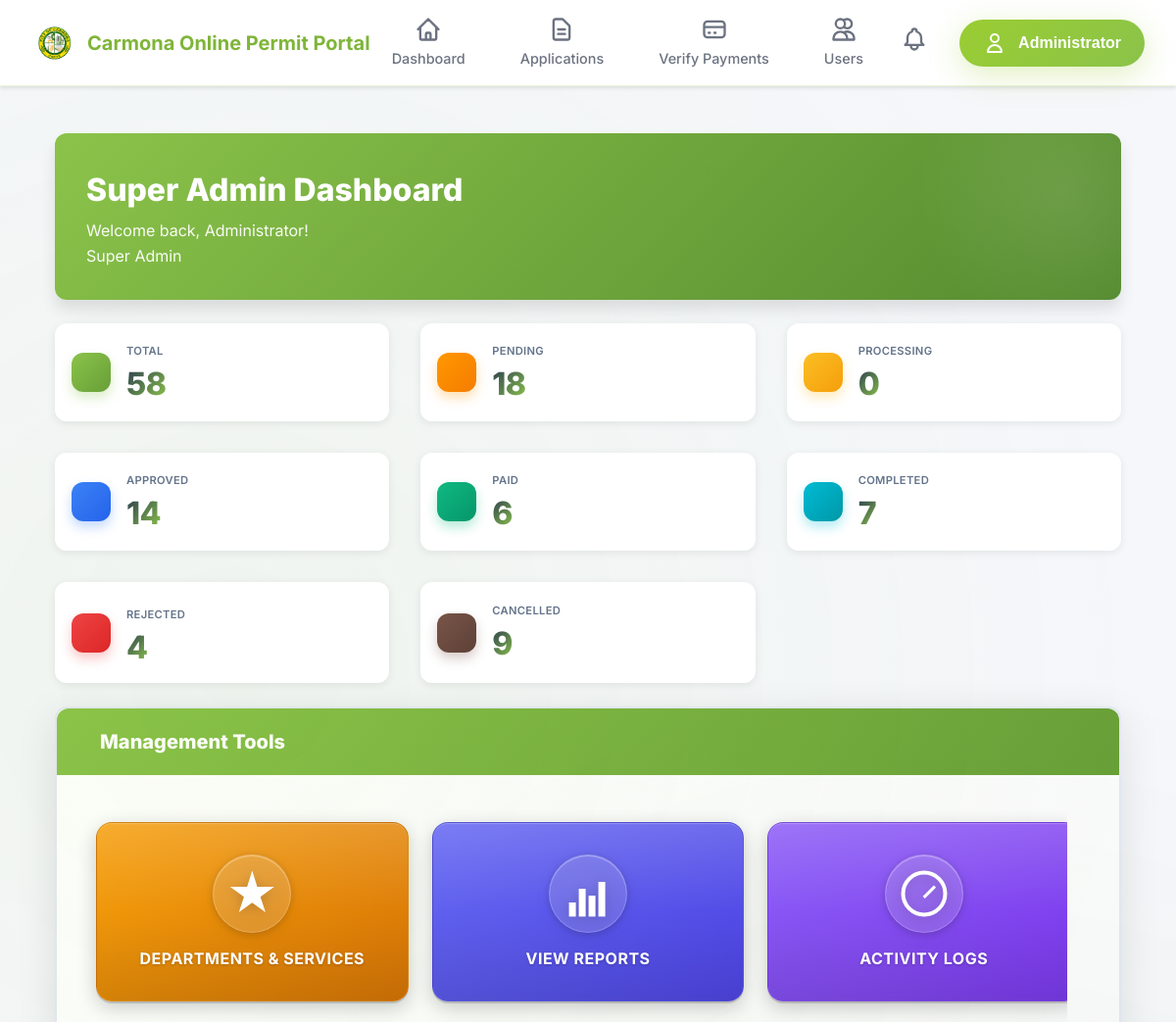
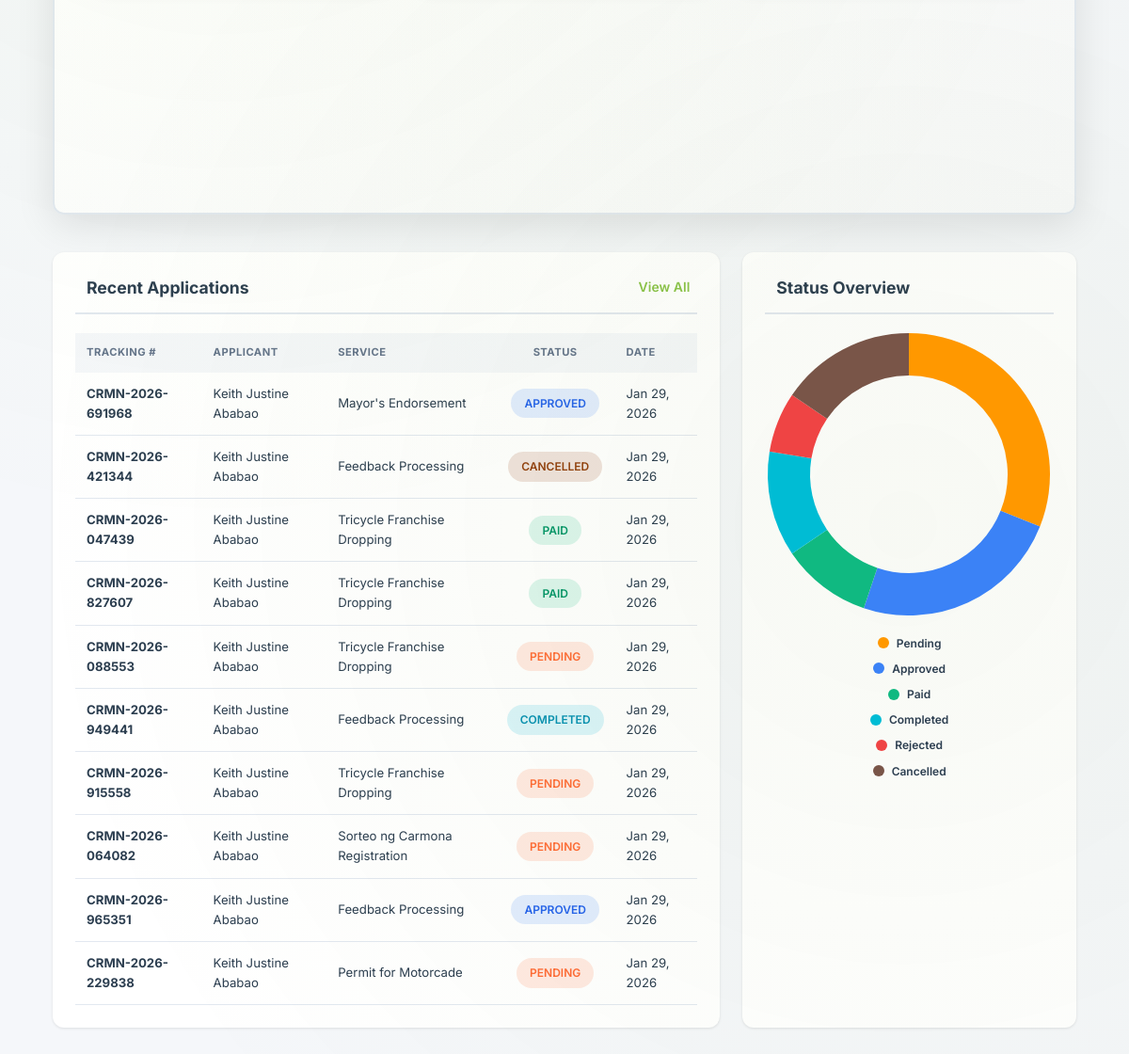
The page /admin/dashboard.php (signed in) on the database its author committed (2 pictures, top to bottom).
### tables this page shows
CREATE TABLE `users` (
  `id` int(11) NOT NULL,
  `name` varchar(255) NOT NULL,
  `email` varchar(255) NOT NULL,
  `password` varchar(255) NOT NULL,
  `mobile` varchar(20) NOT NULL,
  `address` text DEFAULT NULL,
  `department_id` int(11) DEFAULT NULL,
  `role` enum('user','admin','department_admin','superadmin') DEFAULT 'user',
  `is_active` tinyint(1) DEFAULT 1,
  `is_verified` tinyint(1) NOT NULL DEFAULT 0 COMMENT 'Email verification status',
  `verification_token` varchar(64) DEFAULT NULL COMMENT 'Email verification token',
  `token_expiry` datetime DEFAULT NULL COMMENT 'Token expiration time',
  `email_verified_at` datetime DEFAULT NULL COMMENT 'When email was verified',
  `created_at` timestamp NOT NULL DEFAULT current_timestamp(),
  `updated_at` timestamp NOT NULL DEFAULT current_timestamp() ON UPDATE current_timestamp()
);

CREATE TABLE `applications` (
  `id` int(11) NOT NULL,
  `user_id` int(11) NOT NULL,
  `department_id` int(11) NOT NULL,
  `service_id` int(11) NOT NULL,
  `service_name` varchar(255) DEFAULT NULL,
  `tracking_number` varchar(50) NOT NULL,
  `purpose` text DEFAULT NULL,
  `location` varchar(255) DEFAULT NULL,
  `compiled_document` varchar(500) DEFAULT NULL,
  `document_file_size` int(11) DEFAULT NULL,
  `admin_remarks` text DEFAULT NULL,
  `remarks` text DEFAULT NULL,
  `status` enum('pending','processing','approved','paid','completed','rejected','cancelled') DEFAULT 'pending',
  `payment_required` tinyint(1) DEFAULT 0,
  `payment_amount` decimal(10,2) DEFAULT 0.00,
  `payment_status` enum('not_required','pending','submitted','verified','rejected') DEFAULT 'not_required',
  `payment_deadline` datetime DEFAULT NULL,
  `payment_method` varchar(50) DEFAULT NULL,
  `payment_reference` varchar(100) DEFAULT NULL,
  `payment_proof` varchar(500) DEFAULT NULL,
  `payment_proof_size` int(11) DEFAULT NULL,
  `payment_notes` text DEFAULT NULL,
  `payment_submitted_at` datetime DEFAULT NULL,
  `payment_verified_by` int(11) DEFAULT NULL,
  `payment_verified_at` datetime DEFAULT NULL,
  `payment_rejection_reason` text DEFAULT NULL,
  `notes` text DEFAULT NULL,
  `total_fee` decimal(10,2) DEFAULT 0.00,
  `fee` decimal(10,2) DEFAULT 0.00,
  `processing_time` varchar(50) DEFAULT NULL,
  `created_at` timestamp NOT NULL DEFAULT current_timestamp(),
  `updated_at` timestamp NOT NULL DEFAULT current_timestamp() ON UPDATE current_timestamp()
);

CREATE TABLE `services` (
  `id` int(11) NOT NULL,
  `department_id` int(11) NOT NULL,
  `service_name` varchar(255) NOT NULL,
  `service_code` varchar(50) DEFAULT NULL,
  `description` text DEFAULT NULL,
  `requirements` text DEFAULT NULL,
  `processing_days` int(11) DEFAULT 7,
  `base_fee` decimal(10,2) DEFAULT 0.00,
  `is_active` tinyint(1) DEFAULT 1,
  `created_at` timestamp NOT NULL DEFAULT current_timestamp(),
  `updated_at` timestamp NOT NULL DEFAULT current_timestamp() ON UPDATE current_timestamp()
);

### admin/dashboard.php (the view, shortened to what the rows shown need)
<?php
require_once __DIR__ . '/../config.php';
require_once __DIR__ . '/../includes/functions.php';
require_once __DIR__ . '/../includes/security.php';
try {
    $dept_filter = getDepartmentFilter('a');
    $dept_where = $dept_filter['where'] ? ' AND ' . $dept_filter['where'] : '';
    $dept_params = $dept_filter['params'];
    $stmt = $pdo->prepare("
        SELECT a.*, u.name as applicant_name, s.service_name
        FROM applications a
        JOIN users u ON a.user_id = u.id
        LEFT JOIN services s ON a.service_id = s.id
        WHERE 1=1" . $dept_where . "
        ORDER BY a.created_at DESC
        LIMIT 10
    ");
    $stmt->execute($dept_params);
    $recent_apps = $stmt->fetchAll();
    $stmt = $pdo->prepare("
        SELECT status, COUNT(*) as count
        FROM applications a
        WHERE 1=1" . $dept_where . "
        GROUP BY status
    ");
    $stmt->execute($dept_params);
    $status_breakdown = $stmt->fetchAll(PDO::FETCH_KEY_PAIR);
} catch (PDOException $e) {
    error_log("Database Error: " . $e->getMessage());
    log_security_event('DATABASE_ERROR', $e->getMessage());
    die("Database Error: Please contact administrator.");
}
include '../includes/header.php';
?>
<link rel="stylesheet" href="../assets/css/admin/dashboard_styles.css">
<link rel="stylesheet" href="../assets/css/admin-responsive.css">
<div class="dashboard-container">
    <div class="dashboard-header animate__animated animate__fadeInDown">
        <h1>
            <?php if (isSuperAdmin()): ?>
                <i class="fas fa-crown"></i> Super Admin Dashboard
            <?php elseif (isDepartmentAdmin()): ?>
                <i class="fas fa-building"></i> <?php echo htmlspecialchars(getAdminDepartmentName()); ?> Dashboard
            <?php else: ?>
                <i class="fas fa-tachometer-alt"></i> Admin Dashboard
            <?php endif; ?>
        </h1>
    </div>
    <div class="management-tools-section">
        <div class="card">
            <div class="card-header">
                <h2>
                    Management Tools
                </h2>
            </div>
        </div>
    </div>
    <div class="content-grid">
        <div class="card">
            <div class="card-header">
                <h2>
                    Recent Applications
                </h2>
            </div>
            <?php if (empty($recent_apps)): ?>
                <div class="empty-state">
                    <i class="fas fa-inbox"></i>
                    <h3>No Applications Yet</h3>
                    <p>New applications will appear here</p>
                </div>
            <?php else: ?>
                <table class="modern-table">
                    <thead>
                        <tr>
                            <th>Tracking #</th>
                            <th>Applicant</th>
                            <th>Service</th>
                            <th>Status</th>
                            <th>Date</th>
                        </tr>
                    </thead>
                    <tbody>
                        <?php foreach (array_slice($recent_apps, 0, 10) as $app): ?>
                            <tr onclick="window.location.href='view_application.php?id=<?php echo $app['id']; ?>'">
                                <td><strong><?php echo htmlspecialchars($app['tracking_number']); ?></strong></td>
                                <td><?php echo htmlspecialchars($app['applicant_name']); ?></td>
                                <td><?php echo htmlspecialchars($app['service_name'] ?? 'N/A'); ?></td>
                                <td>
                                    <span class="status-badge status-<?php echo strtolower($app['status']); ?>">
                                        <?php echo htmlspecialchars($app['status']); ?>
                                    </span>
                                </td>
                                <td><?php echo date('M d, Y', strtotime($app['created_at'])); ?></td>
                            </tr>
                        <?php endforeach; ?>
                    </tbody>
                </table>
            <?php endif; ?>
        </div>
        <div class="card">
            <div class="card-header">
                <h2>
                    Status Overview
                </h2>
            </div>
        </div>
    </div>
</div>
<script>
    const ctx = document.getElementById('statusChart');
    const legendContainer = document.getElementById('customLegend');
    if (ctx && legendContainer) {
        const chartData = {
            labels: <?php
            $statusColors = [
                'pending' => '#ff9800',
                'processing' => '#fbbf24',
                'approved' => '#3b82f6',
                'paid' => '#10b981',
                'completed' => '#00bcd4',
                'rejected' => '#ef4444',
                'cancelled' => '#795548'
            ];
            $labels = array_keys($status_breakdown);
            $formatted_labels = array_map(function ($label) {
                return ucfirst(strtolower($label));
            }, $labels);
            $colors = array_map(function ($status) use ($statusColors) {
                return $statusColors[$status] ?? '#cccccc';
            }, $labels);
            echo json_encode($formatted_labels);
            ?>,
            datasets: [{
                data: <?php echo json_encode(array_values($status_breakdown)); ?>,
                backgroundColor: <?php echo json_encode($colors); ?>,
                borderWidth: 0,
                hoverOffset: 10
            }]
        };
        const chart = new Chart(ctx, {
            type: 'doughnut',
            data: chartData,
            options: {
                responsive: true,
                maintainAspectRatio: false,
                plugins: {
                    legend: { display: false }
                },
                cutout: '70%'
            }
        });
        // Generate custom legend
        chartData.labels.forEach((label, i) => {
            const color = chartData.datasets[0].backgroundColor[i];
            const legendItem = document.createElement('div');
            legendItem.style.cssText = 'display: flex; align-items: center; gap: 8px; cursor: pointer;';
            legendItem.innerHTML = `
                <span style="width: 12px; height: 12px; border-radius: 50%; background: ${color};"></span>
                <span style="font-size: 12px; font-weight: 600; color: var(--text-primary);">${label}</span>
            `;
            legendContainer.appendChild(legendItem);
        });
    }
</script>
<?php include '../includes/footer.php'; ?>

### includes/header.php (shortened to what the rows shown need)
<?php
require_once __DIR__ . '/../config.php';
require_once __DIR__ . '/functions.php';
$currentUser = getCurrentUser();
?>
<!DOCTYPE html>
<html lang="en">
<head>
    <link rel="stylesheet" href="<?php echo BASE_URL; ?>/assets/css/style.css">
</head>
<body>
    <nav class="navbar" style="display: flex; justify-content: space-between; align-items: center; padding: 1rem 2rem; background: white; box-shadow: 0 2px 4px rgba(0, 0, 0, 0.1); position: sticky; top: 0; z-index: 1000;">
        <div class="nav-right-section" style="display: flex; align-items: center; gap: 1rem;">
            <?php if (isLoggedIn()): ?>
                <div class="notification-bell" onclick="toggleNotifications()">
                </div>
                <div class="nav-dropdown" style="position: relative;">
                    <button class="nav-dropdown-toggle" style="display: flex; align-items: center; gap: 0.75rem; padding: 0.75rem 1.5rem; border-radius: 50px; background: linear-gradient(135deg, #9ACD32, #8BC34A); color: white; border: none; cursor: pointer; box-shadow: 0 8px 32px rgba(154, 205, 50, 0.3); font-weight: 700; font-size: 1rem; transition: all 0.3s ease;">
                        <svg fill="none" stroke="currentColor" viewBox="0 0 24 24" style="width: 24px; height: 24px; stroke: white;">
                            <path stroke-linecap="round" stroke-linejoin="round" stroke-width="2" d="M16 7a4 4 0 11-8 0 4 4 0 018 0zM12 14a7 7 0 00-7 7h14a7 7 0 00-7-7z"/>
                        </svg>
                        <span><?php echo htmlspecialchars($currentUser['name']); ?></span>
                    </button>
                </div>
            <?php endif; ?>
        </div>
    </nav>
    <main class="main-content">

### rows shown on the page
users: name "Administrator"
applications: tracking_number "CRMN-2026-691968", user.name "Keith Justine Ababao", service.service_name "Mayor's Endorsement", status "APPROVED", created_at "Jan 29, 2026"
applications: tracking_number "CRMN-2026-421344", user.name "Keith Justine Ababao", service.service_name "Feedback Processing", status "CANCELLED", created_at "Jan 29, 2026"
applications: tracking_number "CRMN-2026-047439", user.name "Keith Justine Ababao", service.service_name "Tricycle Franchise Dropping", status "PAID", created_at "Jan 29, 2026"
applications: tracking_number "CRMN-2026-827607", user.name "Keith Justine Ababao", service.service_name "Tricycle Franchise Dropping", status "PAID", created_at "Jan 29, 2026"
applications: tracking_number "CRMN-2026-088553", user.name "Keith Justine Ababao", service.service_name "Tricycle Franchise Dropping", status "PENDING", created_at "Jan 29, 2026"
applications: tracking_number "CRMN-2026-949441", user.name "Keith Justine Ababao", service.service_name "Feedback Processing", status "COMPLETED", created_at "Jan 29, 2026"
applications: tracking_number "CRMN-2026-915558", user.name "Keith Justine Ababao", service.service_name "Tricycle Franchise Dropping", status "PENDING", created_at "Jan 29, 2026"
applications: tracking_number "CRMN-2026-064082", user.name "Keith Justine Ababao", service.service_name "Sorteo ng Carmona Registration", status "PENDING", created_at "Jan 29, 2026"
applications: tracking_number "CRMN-2026-965351", user.name "Keith Justine Ababao", service.service_name "Feedback Processing", status "APPROVED", created_at "Jan 29, 2026"
applications: tracking_number "CRMN-2026-229838", user.name "Keith Justine Ababao", service.service_name "Permit for Motorcade", status "PENDING", created_at "Jan 29, 2026"

### other values the page prints
$_SESSION['name'] "Administrator"
getRoleDisplayName() "Super Admin"
$overall_stats['total'] "58"
$overall_stats['pending'] "18"
$overall_stats['processing'] "0"
$overall_stats['approved'] "14"
$overall_stats['paid'] "6"
$overall_stats['completed'] "7"
$overall_stats['rejected'] "4"
$overall_stats['cancelled'] "9"
chart data {{ json_encode($formatted_labels) }} ["Pending","Approved","Paid","Completed","Rejected","Cancelled"]
chart data {{ json_encode(array_values($status_breakdown)) }} [18,14,6,7,4,9]
